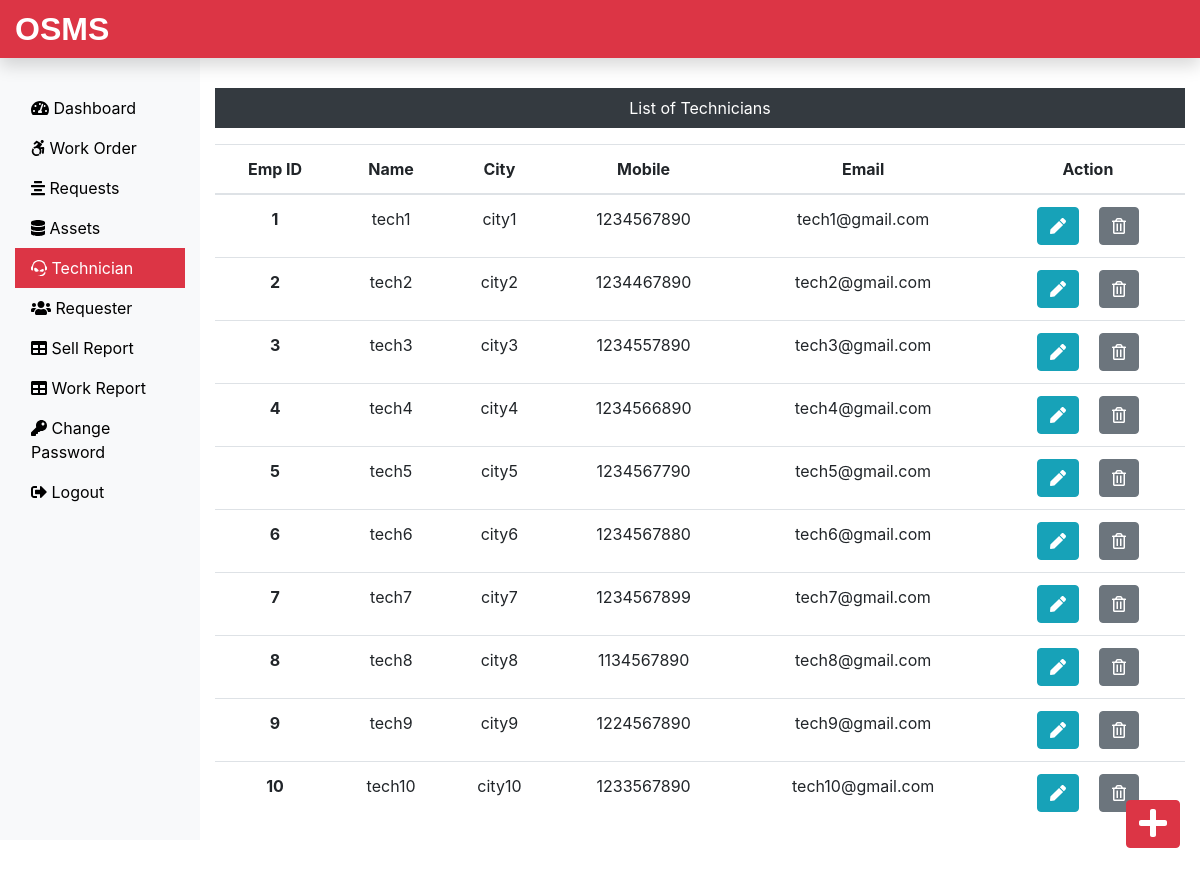
Screenshot of /Admin/technician.php (signed in) with the database file from the repository.
### tables this page shows
CREATE TABLE `technician_tb` (
  `empid` int(11) NOT NULL,
  `empName` varchar(60) NOT NULL,
  `empCity` varchar(60) NOT NULL,
  `empMobile` bigint(11) NOT NULL,
  `empEmail` varchar(60) NOT NULL
);

### Admin/technician.php (the view, shortened to what this page needs)
<?php
include('includes/header.php');
include('../dbConnection.php');
?>
<div class="col-sm-9 col-md-10 mt-5 text-center">
  <p class=" bg-dark text-white p-2">List of Technicians</p>
  <?php
    $sql = "SELECT * FROM technician_tb";
    $result = $conn->query($sql);
    if($result->num_rows > 0){
 echo '<table class="table">
  <thead>
   <tr>
    <th scope="col">Emp ID</th>
    <th scope="col">Name</th>
    <th scope="col">City</th>
    <th scope="col">Mobile</th>
    <th scope="col">Email</th>
    <th scope="col">Action</th>
   </tr>
  </thead>
  <tbody>';
  while($row = $result->fetch_assoc()){
   echo '<tr>';
    echo '<th scope="row">'.$row["empid"].'</th>';
    echo '<td>'. $row["empName"].'</td>';
    echo '<td>'.$row["empCity"].'</td>';
    echo '<td>'.$row["empMobile"].'</td>';
    echo '<td>'.$row["empEmail"].'</td>';
    echo '<td><form action="editemp.php" method="POST" class="d-inline"> <input type="hidden" name="id" value='. $row["empid"] .'><button type="submit" class="btn btn-info mr-3" name="view" value="View"><i class="fas fa-pen"></i></button></form>  <form action="" method="POST" class="d-inline"><input type="hidden" name="id" value='. $row["empid"] .'><button type="submit" class="btn btn-secondary" name="delete" value="Delete"><i class="far fa-trash-alt"></i></button></form></td>
   </tr>';
  }
 echo '</tbody>
 </table>';
} else {
  echo "0 Result";
}
?>
</div>
</div>
<div><a class="btn btn-danger box" href="insertemp.php"><i class="fas fa-plus fa-2x"></i></a>
</div>
</div>
<?php
include('includes/footer.php');
?>

### css/custom.css (style rules this page uses)
a { color: black; }
.box { position: fixed; bottom: 10px; right: 20px; margin-bottom: 30px; }

### rows the page displays
technician_tb: empid "1", empName "tech1", empCity "city1", empMobile "1234567890", empEmail "tech1@gmail.com"
technician_tb: empid "2", empName "tech2", empCity "city2", empMobile "1234467890", empEmail "tech2@gmail.com"
technician_tb: empid "3", empName "tech3", empCity "city3", empMobile "1234557890", empEmail "tech3@gmail.com"
technician_tb: empid "4", empName "tech4", empCity "city4", empMobile "1234566890", empEmail "tech4@gmail.com"
technician_tb: empid "5", empName "tech5", empCity "city5", empMobile "1234567790", empEmail "tech5@gmail.com"
technician_tb: empid "6", empName "tech6", empCity "city6", empMobile "1234567880", empEmail "tech6@gmail.com"
technician_tb: empid "7", empName "tech7", empCity "city7", empMobile "1234567899", empEmail "tech7@gmail.com"
technician_tb: empid "8", empName "tech8", empCity "city8", empMobile "1134567890", empEmail "tech8@gmail.com"
technician_tb: empid "9", empName "tech9", empCity "city9", empMobile "1224567890", empEmail "tech9@gmail.com"
technician_tb: empid "10", empName "tech10", empCity "city10", empMobile "1233567890", empEmail "tech10@gmail.com"
